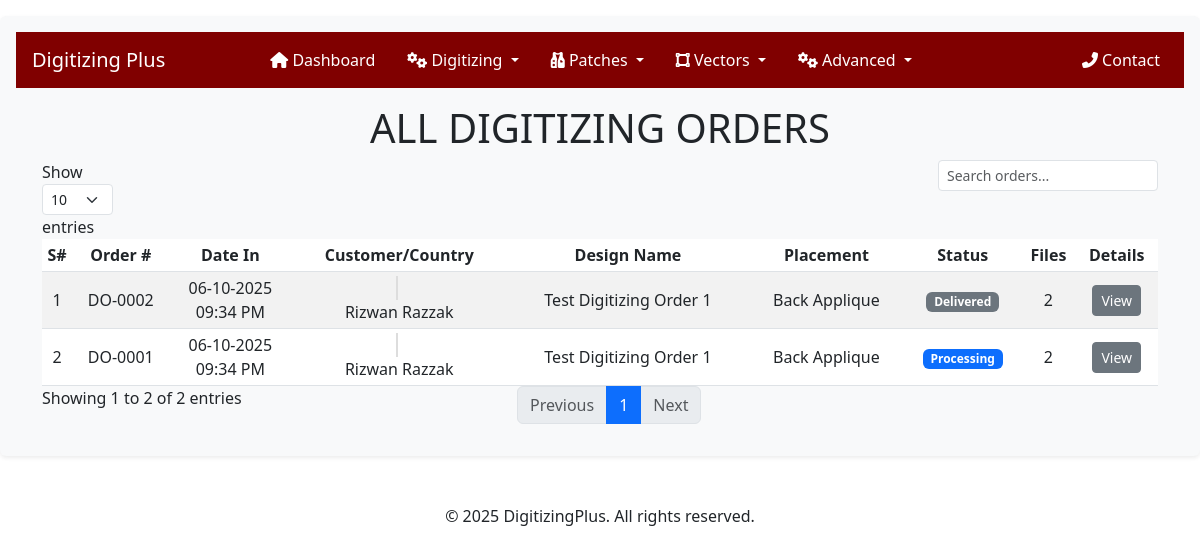
/user/admin/all-digitizing-orders/ (signed in), run on the app's committed database.
### crafting/models.py (models this page shows, shortened)
class DigitizingOrder(models.Model):
    user = models.ForeignKey(
        settings.AUTH_USER_MODEL,
        on_delete=models.CASCADE,
        related_name='digitizing_orders',
    )
    order_number = models.CharField(max_length=20, unique=True, blank=True)
    name = models.CharField(max_length=255)
    height = models.DecimalField(decimal_places=2, max_digits=10)
    width = models.DecimalField(decimal_places=2, max_digits=10)
    stitches = models.IntegerField(default=0, null=True, blank=True)
    colors = models.IntegerField(null=True, blank=True)
    po_number = models.IntegerField(null=True, blank=True)
    file_format = models.CharField(max_length=10, choices=FORMAT_CHOICES, null=True, blank=True)
    fabric_type = models.CharField(max_length=50, choices=FABRIC_CHOICES, null=True, blank=True)
    logo_placement = models.CharField(max_length=50, choices=LOGO_PLACEMENT, null=True, blank=True)
    instructions = models.TextField(null=True, blank=True)
    is_urgent = models.BooleanField(default=False)
    status = models.CharField(max_length=50, choices=STATUS_CHOICES, default='Processing', blank=True)
    admin_instruction = models.TextField(null=True, blank=True)
    created_at = models.DateTimeField(auto_now_add=True)

### users/models.py (models this page shows, shortened)
class User(AbstractUser):
    COUNTRY_CHOICES = [
        ('United States', 'United States'),
        ('United Kingdom', 'United Kingdom'),
        ('Australia', 'Australia'),
        ('New Zealand', 'New Zealand'),
        ('Germany', 'Germany'),
        ('Canada', 'Canada'),
    ]
    username = None
    user_id = models.CharField(max_length=100, unique=True, blank=False, null=False)
    email = models.EmailField(unique=True)
    email2 = models.EmailField(blank=True, null=True, verbose_name="Secondary Email")
    email3 = models.EmailField(blank=True, null=True, verbose_name="Tertiary Email")
    first_name = models.CharField(max_length=100, blank=False, null=False)
    last_name = models.CharField(max_length=100, blank=False, null=False)
    phone_number = models.CharField(max_length=50, null=True, blank=True)
    address = models.CharField(max_length=500)
    city = models.CharField(max_length=50)
    state = models.CharField(max_length=50)
    zip_code = models.CharField(max_length=15)
    country = models.CharField(
        max_length=15,
        choices=COUNTRY_CHOICES,
        default='US',  # Default to United States
        verbose_name="Country"
    )
    USERNAME_FIELD = 'user_id'
    REQUIRED_FIELDS = []  # Removed email from required fields
    objects = UserManager()
    COUNTRY_CODE_MAP = {
        'United States': 'us',
        'United Kingdom': 'gb',
        'Australia': 'au',
        'New Zealand': 'nz',
        'Germany': 'de',
        'Canada': 'ca',
    }
    @property
    def country_code(self):
        return self.COUNTRY_CODE_MAP.get(self.country, '')

### users/adminviews.py (the view)
# urls.py: path('admin/all-digitizing-orders/', adminviews.all_digitizing_orders, name='admin-all-digitizing-orders'),
@login_required
@user_passes_test(lambda u: u.is_superuser)
def all_digitizing_orders(request):
    orders = DigitizingOrder.objects.select_related('user').prefetch_related('files').order_by('-created_at')
    context = {
        'orders': orders,
        'order_type': 'Digitizing',
    }
    return render(request, 'users/admin/all-digitizing-orders.html', context)

### users/templates/users/admin/all-digitizing-orders.html (shortened to what this page needs)
{% extends "users/admin/base.html" %}
{% load static %}
{% load crispy_forms_tags %}
{% block content %}
<link rel="stylesheet" href="https://cdnjs.cloudflare.com/ajax/libs/flag-icon-css/3.5.0/css/flag-icon.min.css">
<h1 class="text-center mt-3">ALL DIGITIZING ORDERS</h1>
<div class="mt-2">
    <table id="ordersTable" class="table table-striped table-sm" style="width:100%">
        <thead>
            <tr>
                <th class="text-center">S#</th>
                <th class="text-center">Order #</th>
                <th class="text-center">Date In</th>
                <th class="text-center">Customer/Country</th>
                <th class="text-center">Design Name</th>
                <th class="text-center">Placement</th>
                <th class="text-center">Status</th>
                <th class="text-center">Files</th>
                <th class="text-center">Details</th>
            </tr>
        </thead>
        <tbody>
            {% for order in orders %}
            <tr>
                <td class="text-center align-middle">{{ forloop.counter }}</td>
                <td class="text-center align-middle">{{ order.order_number }}</td>
                <td class="text-center align-middle">
                    {{ order.created_at|date:"m-d-Y" }}
                    <br />
                    {{ order.created_at|date:"h:i A" }}
                </td>
                <td class="text-center align-middle">
                    {% if order.user.country_code %}
                    <span class="flag-icon flag-icon-{{ order.user.country_code }}"></span>
                    {% endif %}<br>
                    {{ order.user.get_full_name|title }}
                </td>
                <td class="text-center align-middle">{{ order.name }}</td>
                <td class="text-center align-middle">
                    {{ order.logo_placement|default:"-" }}
                </td>
                <td class="text-center align-middle">
                    <span class="badge {% if order.status == 'Processing' %}bg-primary {% else %}bg-secondary{% endif %} ">
                        {{ order.status }}
                    </span>
                </td>
                <td class="text-center align-middle">
                    {{ order.files.count }}
                </td>
                <td class="text-center align-middle">
                    <a href="{% url "users:admin-order-details" order.id 'Digitizing' %}" class="btn btn-sm btn-secondary">View</a>
                </td>
            </tr>
            {% endfor %}
        </tbody>
    </table>
</div>
{% endblock content %}

### users/templates/users/admin/all-digitizing-orders.html (style rules this page uses)
.flag-icon { margin-right: 5px; border: 1px solid #ddd; }

### data on the page
DigitizingOrder: order_number "DO-0002", created_at "06-10-2025", created_at "09:34 PM", user.get_full_name "Rizwan Razzak", name "Test Digitizing Order 1", logo_placement "Back Applique", status "Delivered", files.count "2"
DigitizingOrder: order_number "DO-0001", created_at "06-10-2025", created_at "09:34 PM", user.get_full_name "Rizwan Razzak", name "Test Digitizing Order 1", logo_placement "Back Applique", status "Processing", files.count "2"
